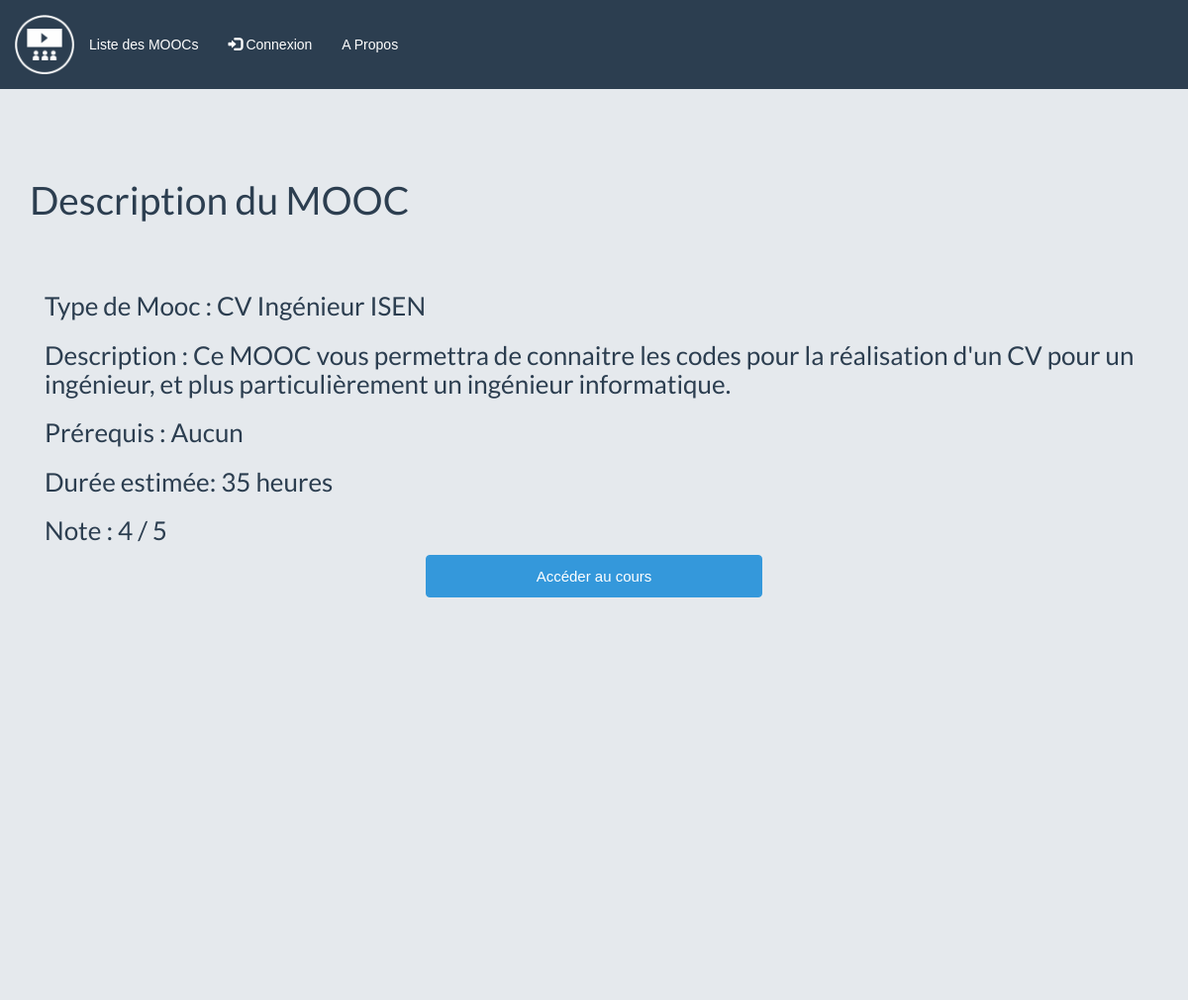
The page /description.php?idM=1 on the database its author committed.
### tables this page shows
CREATE TABLE IF NOT EXISTS `mooc` (
  `id_mooc` int(11) NOT NULL AUTO_INCREMENT,
  `nom` varchar(25) DEFAULT NULL,
  `matiere` varchar(255) NOT NULL,
  `description` varchar(500) DEFAULT NULL,
  `prerequis` varchar(25) DEFAULT NULL,
  `duree` int(11) DEFAULT NULL,
  `note` int(11) DEFAULT NULL,
  `nb_chap` int(11) DEFAULT NULL,
  PRIMARY KEY (`id_mooc`)
);

### _model/fonctionsDescription.php (the view, shortened to what this page needs)
<?php
 if (isset($_GET['idM'])) {
	$idMooc = $_GET['idM'];
}else{
	$valid = 0;
	echo'erreur methode GET';
}
function getInfos()
{
	global $idMooc;
	include '_include/connect.inc.php';
	try {
		$select = $bdd->prepare("SELECT * FROM mooc WHERE id_mooc = $idMooc ");
	    $select->execute();
	    $lignes = $select->fetchAll();
		echo'<div class="content">
				<div class="main">
					<h3 class="name"> Type de Mooc : '.$lignes[0]["nom"].' </h3>
					<h3 class="name"> Description : '.$lignes[0]["description"].' </h3>
					<h3 class="name"> Prérequis : '.$lignes[0]["prerequis"].' </h3>
					<h3 class="name"> Durée estimée: '.$lignes[0]["duree"].' heures </h3>
					<h3 class="name"> Note : '.$lignes[0]["note"].' / 5 </h3>
					<div class="col-sm-4 col-sm-offset-4 animated zoomIn">
						<div class="card-container manual-flip">
							<a href="mooc.php?idM='.$idMooc.'"<button name="id" class="btn btn-block btn-md btn-info">Accéder au cours</button> </a>
						</div>
					</div>
				</div>
			</div>';
	} catch (Exception $e) {
		echo $e->errorMessage();
  		echo "->erreur getInfos()";
	}
}
?>

### css/logo-nav.css (style rules this page uses)
body { padding-top: 70px; }
@media (min-width:768px) { body { padding-top: 100px; } }

### css/rotating-card.css (style rules this page uses)
body { margin-top: 60px; font-size: 14px; font-family: "Helvetica Nueue",Arial,Verdana,sans-serif; background-color: #E5E9ED; }
.card-container { -webkit-perspective: 800px; -moz-perspective: 800px; -o-perspective: 800px; perspective: 800px; margin-bottom: 30px; }
.card-container, .front, .back { width: 100%; height: 420px; border-radius: 4px; }

### rows shown on the page
mooc: nom "CV Ingénieur ISEN", description "Ce MOOC vous permettra de connaitre les codes pour la réalisation d'un CV pour un ingénieur, et plus particulièrement un ingénieur informatique.", prerequis "Aucun", duree "35", note "4"
